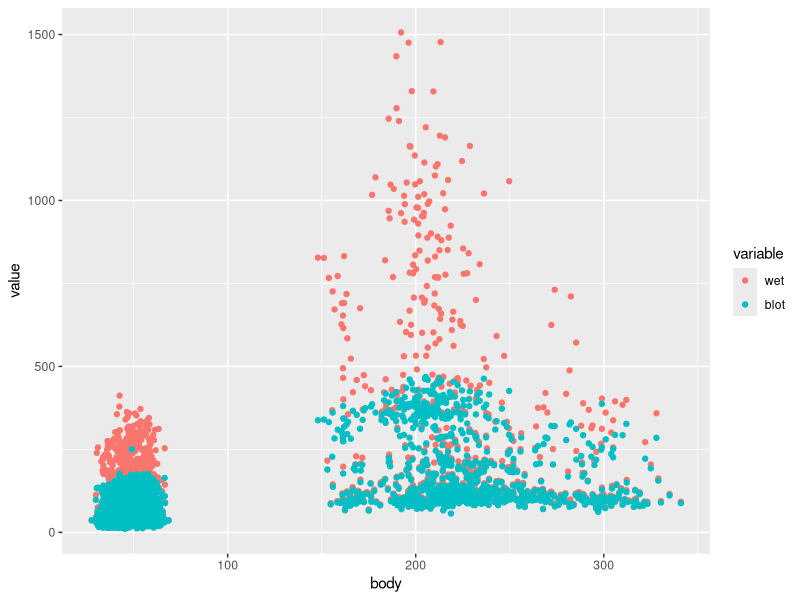
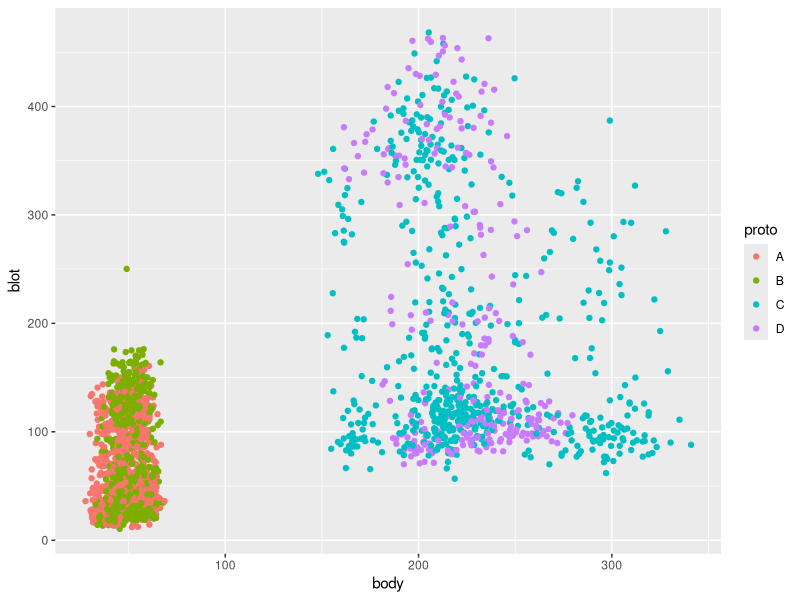
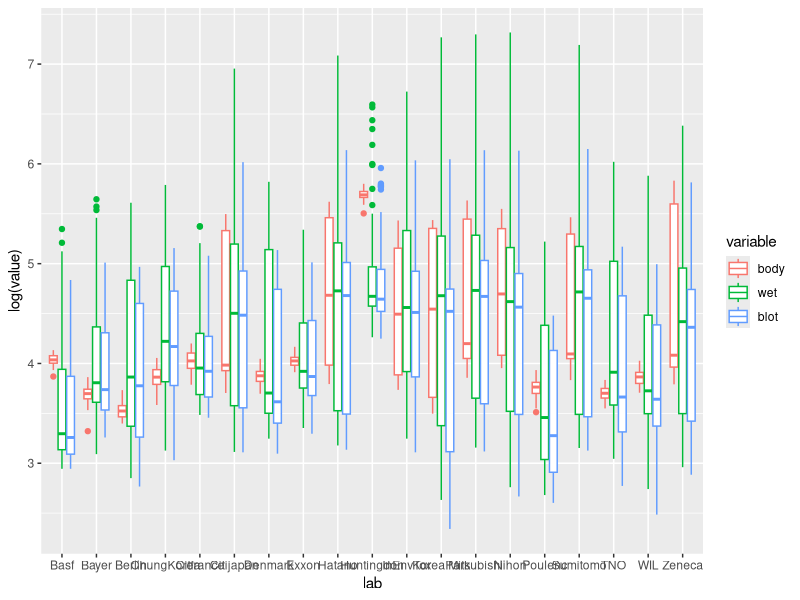
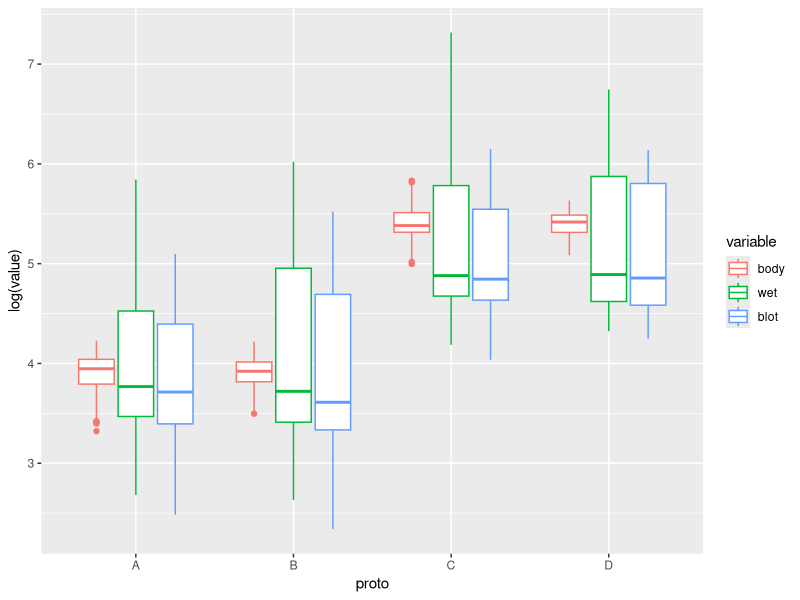
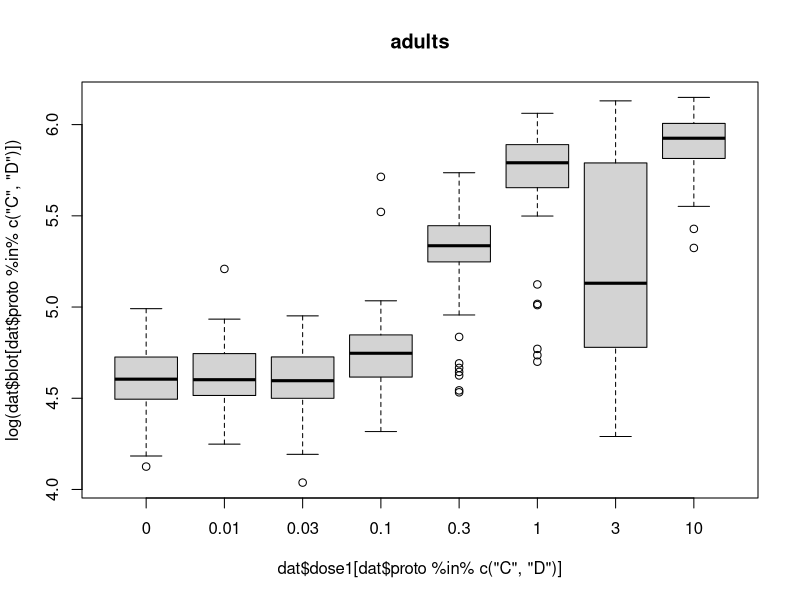

The R source for these figures, in order: (Note: this script raises an error after producing the figures.)
library(ggplot2); library(dplyr); library(reshape2)

#QUESTION: IS THE BIOASSAY USEFUL???
#USEFULNESS IS DETERMINED BY CONSISTENT RESULTS ACROSS LABORATORIES
#GOALS OF THE STUDY: FIND THE BEST PROTOCOL? IS WET VS BLOTTED WEIGHT BETTER RESPONSE?

#### exploration and cleaning ####
dat <- read.table("alllabs.txt", header = TRUE, stringsAsFactors = FALSE, na.strings = ".")
dat <- dat[!(is.na(dat$blot) | is.na(dat$body)),]
weights <- dat[,c("body", "wet", "blot")]
weights_long <- melt(weights, id = "body")


ggplot(data = weights_long, 
       mapping = aes(x=body, y=value, color=variable)
      ) + geom_point()
# the difference between wet and blot for equal body weight follows a strange pattern at around body = 200, wet spikes but blot does not
# also for some reason there is a large gap in body weights from 68.6 to 148.0
# appears to be no direct relationship between body wt and uteris wt

#investigating that strange gap in body weights
grpweights <- dat[,c("body", "blot","lab", "proto", "group")]

ggplot(data = grpweights, 
       mapping = aes(x=body, y=blot, color=proto)
) + geom_point()
#protocol A & B are little rats, while C & D are big rats

labweights <- dat[,c("body", "wet", "blot", "lab")]
labweights_long <- melt(labweights, id="lab")
ggplot(data = labweights_long,
       mapping = aes(x=lab, y=log(value), color = variable)
       ) + geom_boxplot()
#it appears that all the the weights vary by lab

protoweights <- dat[,c("body", "wet", "blot", "proto")]
protoweights_long <- melt(protoweights, id="proto")
ggplot(data = protoweights_long,
       mapping = aes(x=proto, y=log(value), color = variable)
) + geom_boxplot()

#more protocol investifations
boxplot(log(dat$blot[dat$proto %in% c("C","D")]) ~ (dat$dose1[dat$proto %in% c("C","D")]), main="adults")




#each group has a unique dosage combination. not all possible combinations are explored.
dosage_groups <-  dat %>% 
                  group_by(group) %>% 
                  summarize(dose1 = unique(dose1), 
                            dose2 = unique(dose2),
                            A = sum(proto == "A"),
                            B = sum(proto == "B"),
                            C = sum(proto == "C"),
                            D = sum(proto == "D")
                  ) %>% as.data.frame()
#since you're "exposed to antagonist at higher levels of agonist" then we assume 2 is the antagonist and 1 is the agonist
#also assume group#2 is the vehicle control

#### outline several approaches ####

#super naive model 1
# log(uterus weight) ~ Norm(mu, sigma2)

doseweights <- dat %>% mutate(doseg)

ggplot(data = dat ,
       mapping=aes(x=as.factor(group), y=log(blot))) + geom_boxplot()


